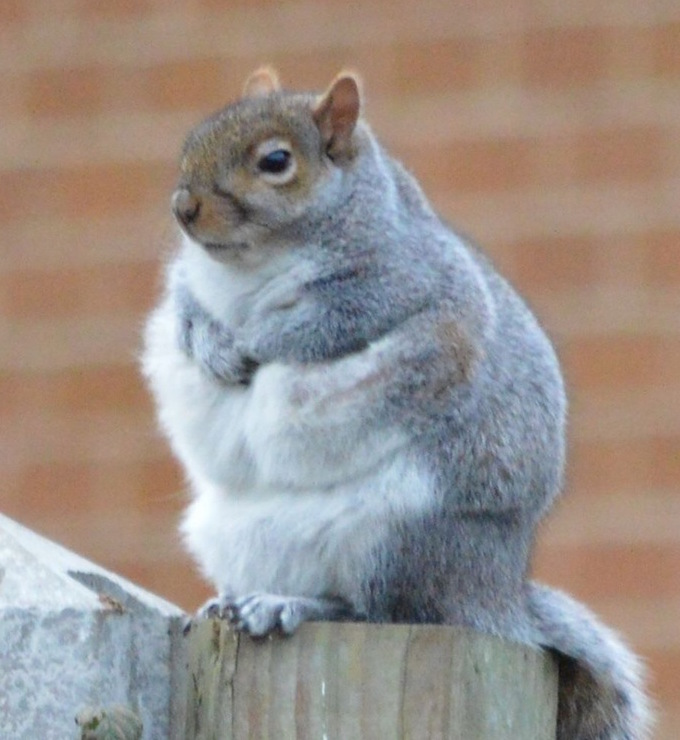
#> input picture process_image/input/squirrel.jpeg, 680 x 740 px
$ python process_image.py
#> lines starting #> are read from the running program, lines starting #| are printed output that depends on the picture
### process_image/src/img2resize.py
import skimage.io
from skimage.transform import resize

def img2resize(imgFile, outFile, ypixels_resize, xpixels_resize):
#> called with imgFile = 'process_image/input/squirrel.jpeg', ypixels_resize = 100, xpixels_resize = 100
    img = skimage.io.imread(imgFile, as_gray=False)
#> img is the input picture: shape (740, 680, 3); mean R, G, B 153.4, 143.9, 138.2
    img_resized = resize(img, (ypixels_resize, xpixels_resize), anti_aliasing=True)
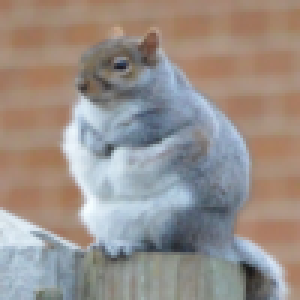
#> img_resized: shape (100, 100, 3) float64 (shown 3 times larger); mean R, G, B 0.602, 0.564, 0.542
#> (the run stopped early here; a loop or call above may not have finished)
